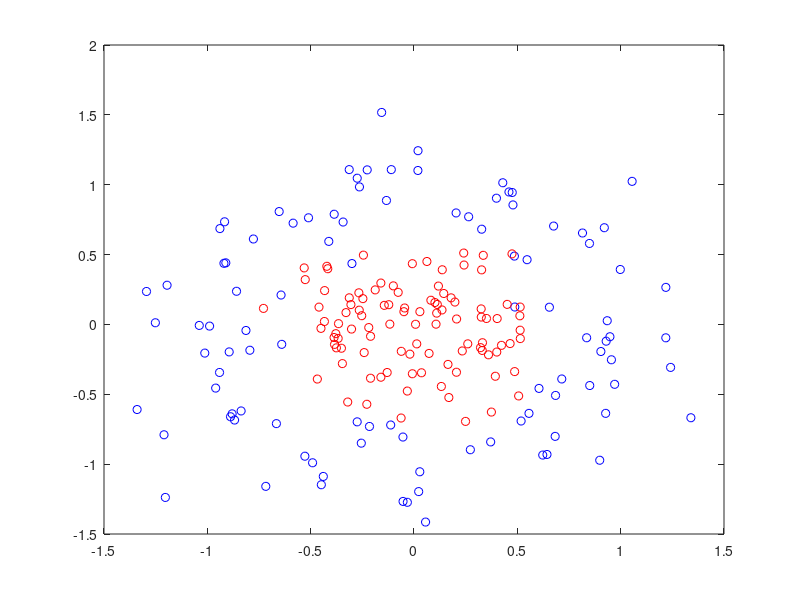

Here is the MATLAB script that generated this plot:
[x1,x2] = meshgrid(-2:0.1:2);
Data = load('circles.mat');
Data_MNIST = load('circles.mat')
Xtest = Data.Xtest;
Ytest = Data.Ytest;
Xtrain = Data.Xtrain;
Ytrain = Data.Ytrain;
plot(Xtrain(Ytrain(:,1)>.5,1), Xtrain(Ytrain(:,1)>.5,2),'o','color','blue');
hold on;
plot(Xtrain(Ytrain(:,2)>.5,1), Xtrain(Ytrain(:,2)>.5,2),'o','color','red');

